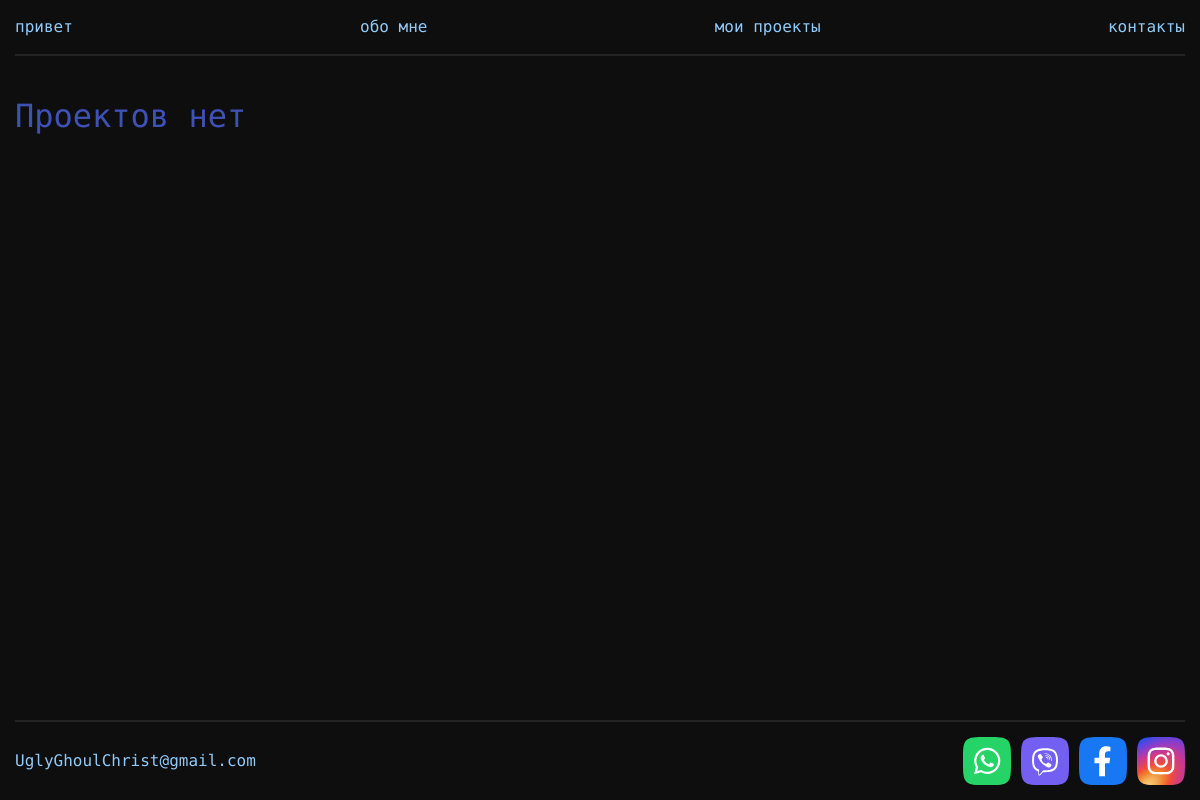
The page /my_projects/ on the database as committed earlier.
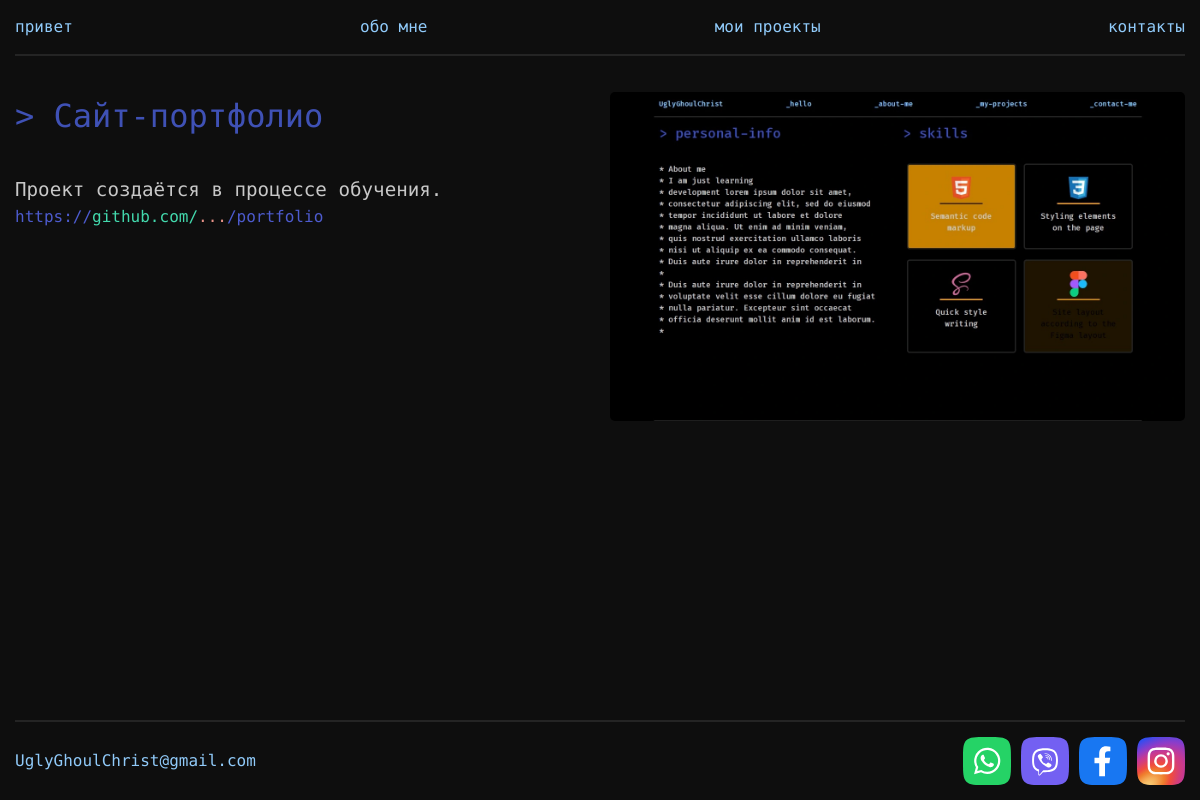
The same page on the database as committed later.
### portfolio_application/models.py (models this page shows, shortened)
class Project(models.Model):
    class Meta():
        verbose_name = 'Проект'
        verbose_name_plural = 'Проекты'
    title = models.CharField(verbose_name='Название проекта', max_length=100)
    description = models.TextField(verbose_name='Описание проекта')
    picture = models.ImageField(verbose_name='Картинка проекта')
    link_project = models.URLField(verbose_name='Адрес проекта')

### portfolio_application/views.py (the view)
# urls.py: path('my_projects/', my_projects, name='my_projects'),
def my_projects(request):
    projects = Project.objects.all()
    return render(request, 'portfolio_application/my_projects.html', {'projects':projects})

### portfolio_application/templates/portfolio_application/my_projects.html
{% extends 'portfolio_application/index.html' %}
{% load static %}
{% block section %}
<section class="projects">
    {% if projects %}
    {% for project in projects %}
    <div class="project__text">
        <h2 class="h2">&gt; {{project.title}}</h2>
        <div class="text">{{project.description}}</div>
        <a href="{{project.link_project}}" target="_blank" class="link"><span class="text_violet">https://</span><span
                class="text_green">github.com/</span><span class="text_pink">...</span><span
                class="text_violet">/portfolio</span></a>
    </div>
    <div class="picture">
        <img src="{{project.picture}}" alt="first project" class="image">
    </div>
    {% endfor %}
    {% else %}
    <h2 class="h2">Проектов нет</h2>
    {% endif %}
</section>
{% endblock %}

### portfolio_application/templates/portfolio_application/index.html (shortened to what this page needs)
{% load static %}
<!DOCTYPE html>
<html lang="ru">
<head>
    <link rel="stylesheet" href="{% static 'portfolio_application/css/style.css'%}" type="text/css">
</head>
<body>
    <div class="wrapper">
        <header class="header">
            <nav class="nav">
                <a href="{% url 'hello' %}" class="link">привет</a>
                <a href="{% url 'about' %}" class="link">обо мне</a>
                <a href="{% url 'my_projects' %}" class="link">мои проекты</a>
                <a href="{% url 'contacts' %}" class="link">контакты</a>
            </nav>
        </header>
        <main class="main">
            {% block section %}{% endblock %}
        </main>
        <footer class="footer">
            <div class="footer__mail"><a href="mailto:UglyGhoulChrist@gmail.com" target="_blank"
                    class="link_footer">UglyGhoulChrist@gmail.com</a></div>
            <ul class="list">
                <li class="item">
                    <a href="https://api.whatsapp.com/send?phone=791018071**" target="_blank" class="link_footer">
                        <div class="icon">
                            <img src="{% static 'portfolio_application/img/WhatsApp.svg'%}" alt="WhatsApp" class="image">
                        </div>
                    </a>
                </li>
                <li class="item">
                    <a href="viber://add?number=791018071**" target="_blank" class="link_footer">
                        <div class="icon">
                            <img src="{% static 'portfolio_application/img/Viber.svg'%}" alt="Viber" class="image">
                        </div>
                    </a>
                </li>
                <li class="item">
                    <a href="#" class="link_footer">
                        <div class="icon">
                            <img src="{% static 'portfolio_application/img/Facebook.svg'%}" alt="Facebook" class="image">
                        </div>
                    </a>
                </li>
                <li class="item">
                    <a href="#" class="link_footer">
                        <div class="icon">
                            <img src="{% static 'portfolio_application/img/Instagram.svg'%}" alt="Instagram" class="image">
                        </div>
                    </a>
                </li>
            </ul>
        </footer>
    </div>
</body>
</html>

### portfolio_application/static/portfolio_application/css/style.css (style rules this page uses)
*, *::before, *::after { margin: 0; padding: 0; border: 0; box-sizing: border-box; }
li { list-style: none; }
a, a:visited { text-decoration: none; }
h1, h2, h3, h4, h5, h6 { font-weight: inherit; font-size: inherit; }
img { vertical-align: top; }
html, body { height: 100%; }
html { font-size: 16px; }
body { line-height: 1; overflow-x: hidden; background: #0E0E0E; font-family: "Fira Code", monospace; }
.wrapper { max-width: 1440px; min-height: 100%; margin: 0 auto; display: flex; flex-direction: column; padding: 0 15px; }
.nav { display: flex; align-items: center; justify-content: space-between; border-bottom: 2px solid #242424; }
.link { padding: 15px 0; line-height: 1.5; color: #90CAF9; position: relative; transition: all 0.5s ease 0s; }
.text { font-size: 1.2rem; line-height: 1.5; color: #c8c8c8; }
.text_violet { color: #4D5BCE; }
.text_green { color: #43D9AD; }
.text_pink { color: #E99287; }
.link_footer { padding: 10px 0; color: #90CAF9; transition: all 0.3s ease 0s; }
.link::after { content: ""; display: block; width: 0%; height: 3px; background: rgb(255, 165, 0); position: absolute; top: 40px; transition: all 0.5s ease 0s; }
.main { flex: 100%; padding: 3vw 0 15px 0; }
.home, .projects, .contacts { display: grid; grid-template-columns: 1fr 1fr; gap: 50px 20px; }
.h2 { font-size: 2rem; line-height: 1.5; color: #3F51B5; }
.h2:not(:last-child) { margin-bottom: 3vw; }
.image { width: 100%; border-radius: 5px; }
.footer { padding: 15px 0; display: grid; grid-template-columns: 1fr 1fr; gap: 20px; align-items: center; border-top: 2px solid #242424; }
.list { display: flex; flex-wrap: wrap; gap: 10px; justify-content: end; align-items: center; }
.icon { width: 48px; height: 48px; border-radius: 15px; transition: all 0.3s ease 0s; }

Rows that differ between the two databases and show on the page:
added Project: title "Сайт-портфолио", description "Проект создаётся в процессе обучения.", picture (picture)
Other text that changed with them:
text no longer shown: "Проектов нет"
